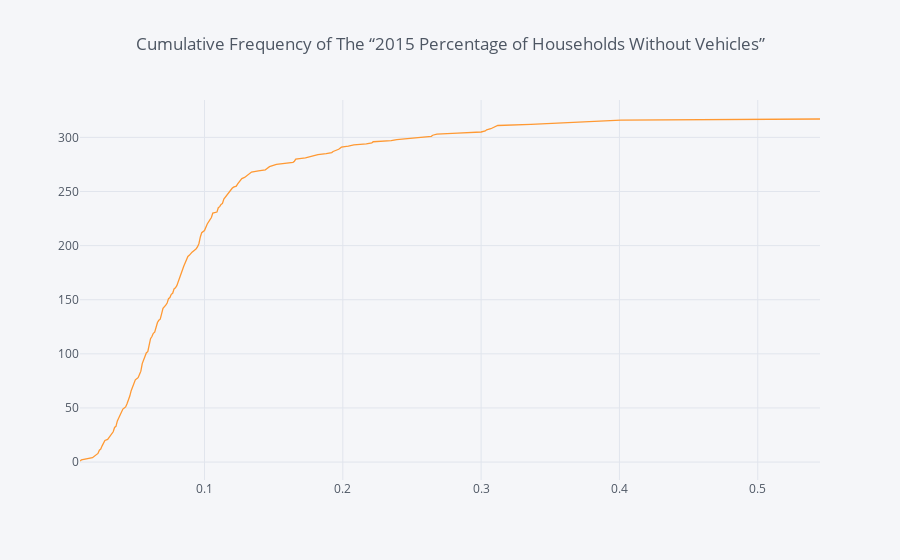

The cell this chart's notebook holds for it:
### Code cell
df_6_1['cumulative frequency'].iplot(kind='line',
                                     title='Cumulative Frequency of The “2015 Percentage of Households Without Vehicles”')

### Figure 1 — Plotly figure (JSON) as saved in the notebook; plotly's stock layout.template omitted (floating-point values rounded to 4 significant figures; data arrays with more than 128 entries replaced by an {"elided": "..."} marker saying what was removed)
{"data": [{"line": {"color": "rgba(255, 153, 51, 1.0)", "dash": "solid", "shape": "linear", "width": 1.3}, "mode": "lines", "name": "cumulative frequency", "text": "", "type": "scatter", "uid": "d58804d8-bd2c-462c-a7ab-47e06cf483a1", "x": {"elided": "150 float values"}, "y": {"elided": "150 int values"}}], "layout": {"legend": {"bgcolor": "#F5F6F9", "font": {"color": "#4D5663"}}, "paper_bgcolor": "#F5F6F9", "plot_bgcolor": "#F5F6F9", "title": {"font": {"color": "#4D5663"}, "text": "Cumulative Frequency of The “2015 Percentage of Households Without Vehicles”"}, "xaxis": {"gridcolor": "#E1E5ED", "showgrid": true, "tickfont": {"color": "#4D5663"}, "title": {"font": {"color": "#4D5663"}, "text": ""}, "zerolinecolor": "#E1E5ED"}, "yaxis": {"gridcolor": "#E1E5ED", "showgrid": true, "tickfont": {"color": "#4D5663"}, "title": {"font": {"color": "#4D5663"}, "text": ""}, "zerolinecolor": "#E1E5ED"}}}
